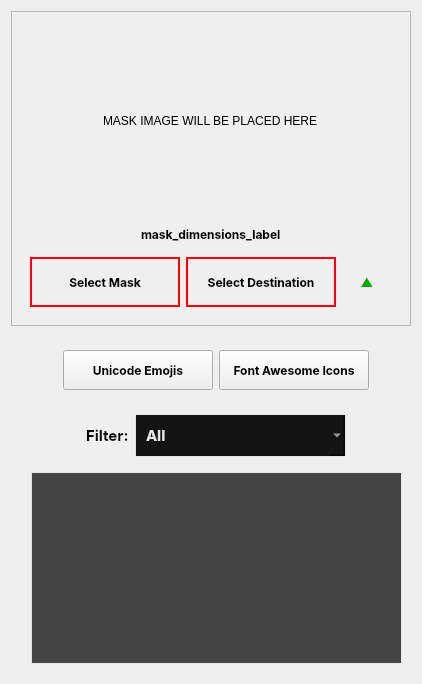
     <widget class="QFrame" name="MaskandEmojisFrame">
      <property name="sizePolicy">
       <sizepolicy hsizetype="MinimumExpanding" vsizetype="Expanding">
        <horstretch>0</horstretch>
        <verstretch>0</verstretch>
       </sizepolicy>
      </property>
      <layout class="QGridLayout" name="kaka">
       <item row="1" column="1">
        <widget class="QFrame" name="EmojiFull_Frame">
         <property name="sizePolicy">
          <sizepolicy hsizetype="Expanding" vsizetype="Expanding">
           <horstretch>0</horstretch>
           <verstretch>0</verstretch>
          </sizepolicy>
         </property>
         <property name="font">
          <font>
           <family>Inter</family>
           <bold>true</bold>
          </font>
         </property>
         <layout class="QVBoxLayout" name="verticalLayout_9">
          <property name="leftMargin">
           <number>20</number>
          </property>
          <item alignment="Qt::AlignHCenter">
           <widget class="QFrame" name="load_emojis_Frame">
            <property name="sizePolicy">
             <sizepolicy hsizetype="Fixed" vsizetype="Preferred">
              <horstretch>0</horstretch>
              <verstretch>0</verstretch>
             </sizepolicy>
            </property>
            <layout class="QHBoxLayout" name="horizontalLayout_6">
             <item>
              <widget class="QPushButton" name="unicode_Emojis_btn">
               <property name="enabled">
                <bool>true</bool>
               </property>
               <property name="minimumSize">
                <size>
                 <width>150</width>
                 <height>40</height>
                </size>
               </property>
               <property name="maximumSize">
                <size>
                 <width>150</width>
                 <height>16777215</height>
                </size>
               </property>
               <property name="font">
                <font>
                 <family>Inter</family>
                 <pointsize>9</pointsize>
                 <italic>false</italic>
                 <bold>true</bold>
                </font>
               </property>
               <property name="toolTip">
                <string>&lt;html&gt;&lt;head/&gt;&lt;body&gt;&lt;p&gt;&lt;span style=&quot; font-weight:400;&quot;&gt;Select destination for generated PNG file&lt;/span&gt;&lt;/p&gt;&lt;/body&gt;&lt;/html&gt;</string>
               </property>
               <property name="styleSheet">
                <string notr="true">QPushButton{

}
</string>
               </property>
               <property name="text">
                <string>Unicode Emojis</string>
               </property>
              </widget>
             </item>
             <item>
              <widget class="QPushButton" name="font_Awesome_Icons_btn">
               <property name="enabled">
                <bool>true</bool>
               </property>
               <property name="minimumSize">
                <size>
                 <width>150</width>
                 <height>40</height>
                </size>
               </property>
               <property name="maximumSize">
                <size>
                 <width>150</width>
                 <height>16777215</height>
                </size>
               </property>
               <property name="font">
                <font>
                 <family>Inter</family>
                 <pointsize>9</pointsize>
                 <italic>false</italic>
                 <bold>true</bold>
                </font>
               </property>
               <property name="toolTip">
                <string>&lt;html&gt;&lt;head/&gt;&lt;body&gt;&lt;p&gt;&lt;span style=&quot; font-weight:400;&quot;&gt;Select destination for generated PNG file&lt;/span&gt;&lt;/p&gt;&lt;/body&gt;&lt;/html&gt;</string>
               </property>
               <property name="styleSheet">
                <string notr="true">QPushButton{

}
</string>
               </property>
               <property name="text">
                <string>Font Awesome Icons</string>
               </property>
              </widget>
             </item>
            </layout>
           </widget>
          </item>
          <item alignment="Qt::AlignHCenter">
           <widget class="QFrame" name="FilterListFrame">
            <property name="sizePolicy">
             <sizepolicy hsizetype="Fixed" vsizetype="Fixed">
              <horstretch>0</horstretch>
              <verstretch>0</verstretch>
             </sizepolicy>
            </property>
            <layout class="QHBoxLayout" name="horizontalLayout_5">
             <item>
              <widget class="QLabel" name="emojiFilter_label">
               <property name="sizePolicy">
                <sizepolicy hsizetype="Fixed" vsizetype="Fixed">
                 <horstretch>0</horstretch>
                 <verstretch>0</verstretch>
                </sizepolicy>
               </property>
               <property name="font">
                <font>
                 <family>Inter</family>
                 <pointsize>11</pointsize>
                 <bold>true</bold>
                </font>
               </property>
               <property name="text">
                <string>Filter:</string>
               </property>
              </widget>
             </item>
             <item>
              <widget class="QComboBox" name="emoji_filter_list">
               <property name="sizePolicy">
                <sizepolicy hsizetype="Fixed" vsizetype="Fixed">
                 <horstretch>0</horstretch>
                 <verstretch>0</verstretch>
                </sizepolicy>
               </property>
               <property name="minimumSize">
                <size>
                 <width>211</width>
                 <height>41</height>
                </size>
               </property>
               <property name="font">
                <font>
                 <family>Inter</family>
                 <pointsize>11</pointsize>
                 <bold>true</bold>
                </font>
               </property>
               <property name="styleSheet">
                <string notr="true">/* Style the QComboBox */
QComboBox {
    background-color: #141414; /* Background color of the entire combo box */
    border: 1px solid #e6e6e6; /* Border around the combo box */
    padding: 10px; /* Padding inside the combo box */
    color:#e6e6e6; /* Current text color*/
}
/* Style the QComboBox's drop-down list */
QComboBox QAbstractItemView {
    background-color: #141414; /* Background color of the drop-down list */
    border: 1px solid #e6e6e6; /* Border around the drop-down list */
    padding: 10px; /* Padding inside the drop-down list */
	color:#e6e6e6;
}
/* Style individual items within the QComboBox's drop-down list */
QComboBox QAbstractItemView::item {
    background-color: #141414; /* Background color of each item in the list */
    padding: 1px; /* Padding inside each item */
	color: #e6e6e6;
}
/* Style the selected item within the drop-down list */
QComboBox QAbstractItemView::item:selected {
    background-color: rgba(0,200,0,150); /* Background color of the selected item */
    color: #e6e6e6; /* Text color of the selected item */
}
/* Style the drop-down list scroll bar (if it appears) */
QComboBox QScrollBar:vertical {
    width: 0px; /* Width of the vertical scrollbar */
    background: #e6e6e6; /* Background color of the scrollbar */
}
/* Style the drop-down list scroll bar handle (thumb) */
QComboBox QScrollBar::handle:vertical {
    background: #141414; /* Background color of the scrollbar handle */
}</string>
               </property>
               <item>
                <property name="text">
                 <string>All</string>
                </property>
               </item>
               <item>
                <property name="text">
                 <string>Objects</string>
                </property>
               </item>
               <item>
                <property name="text">
                 <string>Smileys &amp; Emotion</string>
                </property>
               </item>
               <item>
                <property name="text">
                 <string>Travel &amp; Places</string>
                </property>
               </item>
               <item>
                <property name="text">
                 <string>Animals &amp; Nature</string>
                </property>
               </item>
               <item>
                <property name="text">
                 <string>Activities</string>
                </property>
               </item>
               <item>
                <property name="text">
                 <string>Food &amp; Drink</string>
                </property>
               </item>
               <item>
                <property name="text">
                 <string>Flags</string>
                </property>
               </item>
               <item>
                <property name="text">
                 <string>People &amp; Body</string>
                </property>
               </item>
               <item>
                <property name="text">
                 <string>Symbols</string>
                </property>
               </item>
              </widget>
             </item>
            </layout>
           </widget>
          </item>
          <item>
           <widget class="QListWidget" name="emoji_list">
            <property name="sizePolicy">
             <sizepolicy hsizetype="MinimumExpanding" vsizetype="MinimumExpanding">
              <horstretch>0</horstretch>
              <verstretch>0</verstretch>
             </sizepolicy>
            </property>
            <property name="font">
             <font>
              <family>Segoe UI Emoji</family>
              <pointsize>28</pointsize>
              <bold>false</bold>
             </font>
            </property>
            <property name="styleSheet">
             <string notr="true">QListWidget::item:selected {
    background: rgba(0,200,0,200);
}
QListWidget::item:hover {
    background: rgba(0,200,0,200);
}
QListWidget{
background:rgba(20,20,20,200);
border-radius:0px;
border:1px solid #e6e6e6;
}</string>
            </property>
            <property name="verticalScrollBarPolicy">
             <enum>Qt::ScrollBarAsNeeded</enum>
            </property>
            <property name="autoScroll">
             <bool>false</bool>
            </property>
            <property name="autoScrollMargin">
             <number>20</number>
            </property>
            <property name="textElideMode">
             <enum>Qt::ElideNone</enum>
            </property>
            <property name="verticalScrollMode">
             <enum>QAbstractItemView::ScrollPerPixel</enum>
            </property>
            <property name="horizontalScrollMode">
             <enum>QAbstractItemView::ScrollPerPixel</enum>
            </property>
            <property name="movement">
             <enum>QListView::Snap</enum>
            </property>
            <property name="isWrapping" stdset="0">
             <bool>true</bool>
            </property>
            <property name="resizeMode">
             <enum>QListView::Adjust</enum>
            </property>
            <property name="layoutMode">
             <enum>QListView::SinglePass</enum>
            </property>
            <property name="spacing">
             <number>1</number>
            </property>
            <property name="viewMode">
             <enum>QListView::IconMode</enum>
            </property>
            <property name="uniformItemSizes">
             <bool>true</bool>
            </property>
           </widget>
          </item>
         </layout>
        </widget>
       </item>
       <item row="0" column="1" alignment="Qt::AlignRight">
        <widget class="QFrame" name="mask_container">
         <property name="sizePolicy">
          <sizepolicy hsizetype="Fixed" vsizetype="Fixed">
           <horstretch>0</horstretch>
           <verstretch>0</verstretch>
          </sizepolicy>
         </property>
         <property name="styleSheet">
          <string notr="true"/>
         </property>
         <property name="frameShape">
          <enum>QFrame::StyledPanel</enum>
         </property>
         <property name="frameShadow">
          <enum>QFrame::Raised</enum>
         </property>
         <layout class="QVBoxLayout" name="verticalLayout">
          <item alignment="Qt::AlignHCenter">
           <widget class="QLabel" name="mask_image_thumbnail">
            <property name="minimumSize">
             <size>
              <width>200</width>
              <height>200</height>
             </size>
            </property>
            <property name="frameShape">
             <enum>QFrame::NoFrame</enum>
            </property>
            <property name="lineWidth">
             <number>1</number>
            </property>
            <property name="text">
             <string>MASK IMAGE WILL BE PLACED HERE</string>
            </property>
            <property name="scaledContents">
             <bool>false</bool>
            </property>
           </widget>
          </item>
          <item alignment="Qt::AlignHCenter">
           <widget class="QLabel" name="mask_dimensions_label">
            <property name="sizePolicy">
             <sizepolicy hsizetype="Fixed" vsizetype="Fixed">
              <horstretch>0</horstretch>
              <verstretch>0</verstretch>
             </sizepolicy>
            </property>
            <property name="maximumSize">
             <size>
              <width>300</width>
              <height>16777215</height>
             </size>
            </property>
            <property name="font">
             <font>
              <family>Inter</family>
              <pointsize>9</pointsize>
              <italic>false</italic>
              <bold>true</bold>
              <underline>false</underline>
              <stylestrategy>PreferDefault</stylestrategy>
             </font>
            </property>
            <property name="cursor">
             <cursorShape>ArrowCursor</cursorShape>
            </property>
            <property name="text">
             <string>mask_dimensions_label</string>
            </property>
           </widget>
          </item>
          <item alignment="Qt::AlignHCenter">
           <widget class="QFrame" name="SelectButtonsFrame">
            <property name="sizePolicy">
             <sizepolicy hsizetype="Fixed" vsizetype="Fixed">
              <horstretch>0</horstretch>
              <verstretch>0</verstretch>
             </sizepolicy>
            </property>
            <layout class="QHBoxLayout" name="horizontalLayout_3">
             <item>
              <widget class="QPushButton" name="mask_select_button">
               <property name="minimumSize">
                <size>
                 <width>150</width>
                 <height>50</height>
                </size>
               </property>
               <property name="maximumSize">
                <size>
                 <width>150</width>
                 <height>16777215</height>
                </size>
               </property>
               <property name="font">
                <font>
                 <family>Inter</family>
                 <pointsize>9</pointsize>
                 <italic>false</italic>
                 <bold>true</bold>
                </font>
               </property>
               <property name="toolTip">
                <string>&lt;html&gt;&lt;head/&gt;&lt;body&gt;&lt;p&gt;&lt;span style=&quot; font-size:10pt; font-weight:400;&quot;&gt;Select Mask image &lt;/span&gt;&lt;/p&gt;&lt;/body&gt;&lt;/html&gt;</string>
               </property>
               <property name="styleSheet">
                <string notr="true">QPushButton{
border:2px solid red; 
}
</string>
               </property>
               <property name="text">
                <string>Select Mask</string>
               </property>
              </widget>
             </item>
             <item>
              <layout class="QHBoxLayout" name="horizontalLayout_2">
               <item>
                <widget class="QPushButton" name="select_destination_button">
                 <property name="enabled">
                  <bool>true</bool>
                 </property>
                 <property name="minimumSize">
                  <size>
                   <width>150</width>
                   <height>50</height>
                  </size>
                 </property>
                 <property name="maximumSize">
                  <size>
                   <width>150</width>
                   <height>16777215</height>
                  </size>
                 </property>
                 <property name="font">
                  <font>
                   <family>Inter</family>
                   <pointsize>9</pointsize>
                   <italic>false</italic>
                   <bold>true</bold>
                  </font>
                 </property>
                 <property name="toolTip">
                  <string>&lt;html&gt;&lt;head/&gt;&lt;body&gt;&lt;p&gt;&lt;span style=&quot; font-weight:400;&quot;&gt;Select destination for generated PNG file&lt;/span&gt;&lt;/p&gt;&lt;/body&gt;&lt;/html&gt;</string>
                 </property>
                 <property name="styleSheet">
                  <string notr="true">QPushButton{
border:2px solid red; 
}
</string>
                 </property>
                 <property name="text">
                  <string>Select Destination</string>
                 </property>
                </widget>
               </item>
               <item>
                <widget class="QPushButton" name="open_destination_folder">
                 <property name="minimumSize">
                  <size>
                   <width>50</width>
                   <height>50</height>
                  </size>
                 </property>
                 <property name="maximumSize">
                  <size>
                   <width>40</width>
                   <height>50</height>
                  </size>
                 </property>
                 <property name="font">
                  <font>
                   <family>Inter</family>
                   <pointsize>9</pointsize>
                   <italic>false</italic>
                   <bold>true</bold>
                  </font>
                 </property>
                 <property name="toolTip">
                  <string>&lt;html&gt;&lt;head/&gt;&lt;body&gt;&lt;p&gt;&lt;span style=&quot; font-size:10pt;&quot;&gt;Open destination folder &lt;/span&gt;&lt;/p&gt;&lt;/body&gt;&lt;/html&gt;</string>
                 </property>
                 <property name="styleSheet">
                  <string notr="true">QPushButton{
color: rgb(0, 170, 0);
border-radius:5px;
}</string>
                 </property>
                 <property name="text">
                  <string>▲</string>
                 </property>
                </widget>
               </item>
              </layout>
             </item>
            </layout>
           </widget>
          </item>
         </layout>
        </widget>
       </item>
      </layout>
     </widget>
